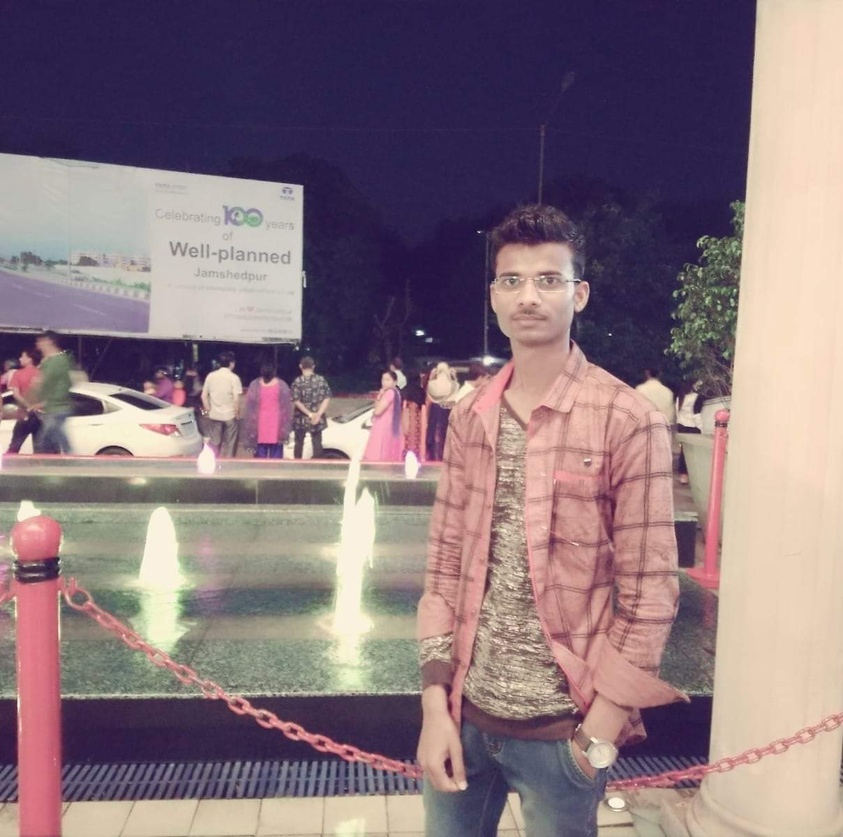
#> input picture Face Detection/Ashish.jpg, 843 x 837 px, shrunk from 1208 x 1200 before the run
$ python 'Face and eye detection.py'
#> lines starting #> are read from the running program, lines starting #| are printed output that depends on the picture; after the words box and inside, x2 and y2 are one past the last pixel; in counts of white or black regions, pixels touching at a corner belong together
#!/usr/bin/env python
# coding: utf-8

# In[1]:


# import the required library for the process
import numpy as np
import cv2


# In[12]:


#load the image into classify face variable using the function name CascadeClassifier

classify_face = cv2.CascadeClassifier('haarcascade_frontalface_default.xml')
classify_eye = cv2.CascadeClassifier ('haarcascade_eye.xml')
# load input image
imagedata_original = cv2.imread('Ashish.jpg')
#> imagedata_original is the input picture: shape (837, 843, 3); mean B, G, R 125.3, 117.8, 137.3
cv2.imshow ('Origianl Image Result ', imagedata_original)
cv2.waitKey(0)

# convert the load image into grayscale image for better identification of face
grayscale_img = cv2.cvtColor(imagedata_original, cv2.COLOR_BGR2GRAY)
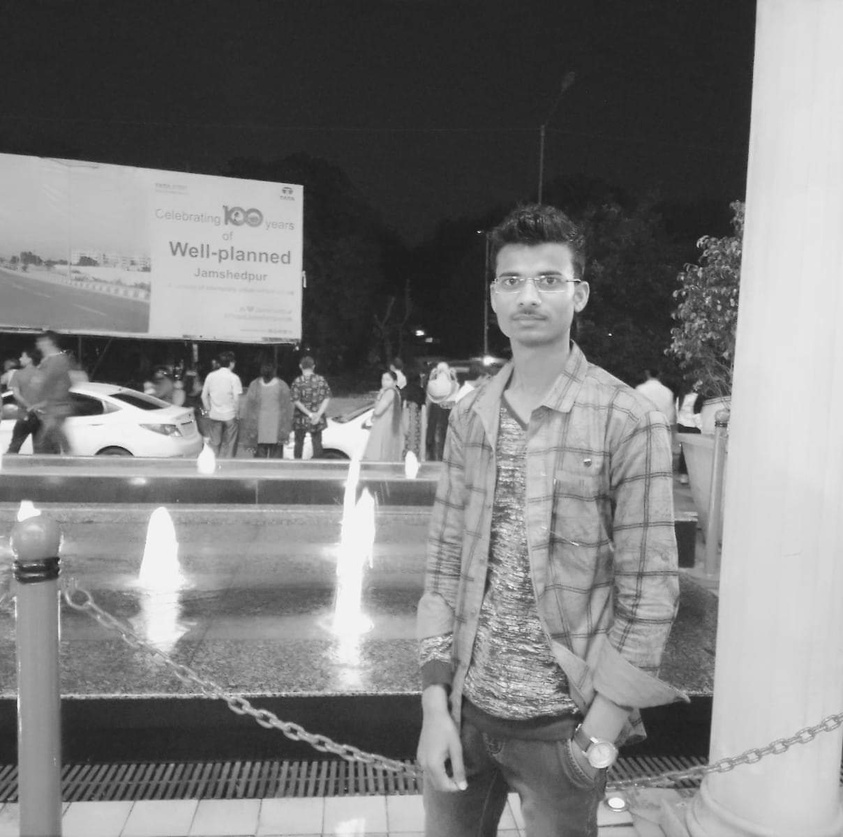
#> grayscale_img: shape (837, 843); min 22, max 252, mean 124.4
cv2.imshow ('Gray Scale image Results ', grayscale_img)
cv2.waitKey(0)

# Region of intrest detected the face ,stored as tuple of the left coordinate and bottom right coordinate
face_roi = classify_face.detectMultiScale(grayscale_img ,1.3,2)
#> face_roi = [[604, 510, 50, 50], [548, 522, 58, 58], [478, 241, 103, 103]]


#check the face is detected or not
if face_roi is ():
    print("Face are not Detected , please provide another image .")


# iterate through face and draw a rectangle over each face
for (x,y,w,h) in face_roi:
    cv2.rectangle(imagedata_original,(x,y),(x+w,y+h),(127,0,255),2)
    cv2.imshow ('Face Detection Results ', imagedata_original)
    cv2.waitKey(0)
    gray_crop = grayscale_img[y:y+h,x:x+w]
    color_crop = imagedata_original[y:y+h,x:x+w]
    eyes = classify_eye.detectMultiScale(gray_crop)
    for (ex,ey,ew,eh) in eyes:
        cv2.rectangle(color_crop,(ex,ey),(ex+ew,ey+eh),(127,255,255),2)
        cv2.imshow ('Face with eye ', imagedata_original)
        cv2.imwrite("Ashish.jpg",imagedata_original)
        cv2.waitKey(0)
#> this loop made 3 passes
#> (x, y, w, h, eyes) on pass 3: (478, 241, 103, 103, [[20, 26, 27, 27], [54, 23, 32, 32]])
#> pass 1, `gray_crop = grayscale_img[y:y+h,x:x+w]`:
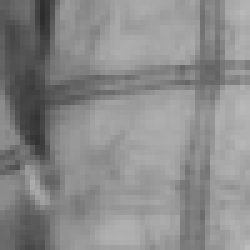
#> gray_crop: shape (50, 50) (shown 5 times larger); min 44, max 187, mean 138.2
#> pass 1, `color_crop = imagedata_original[y:y+h,x:x+w]`:
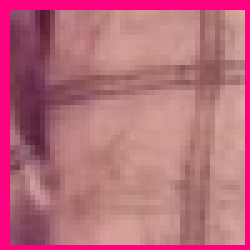
#> color_crop: shape (50, 50, 3) (shown 5 times larger); mean B, G, R 123.4, 108.5, 184.9
#> pass 2, `cv2.imshow ('Face Detection Results ', imagedata_original)`:
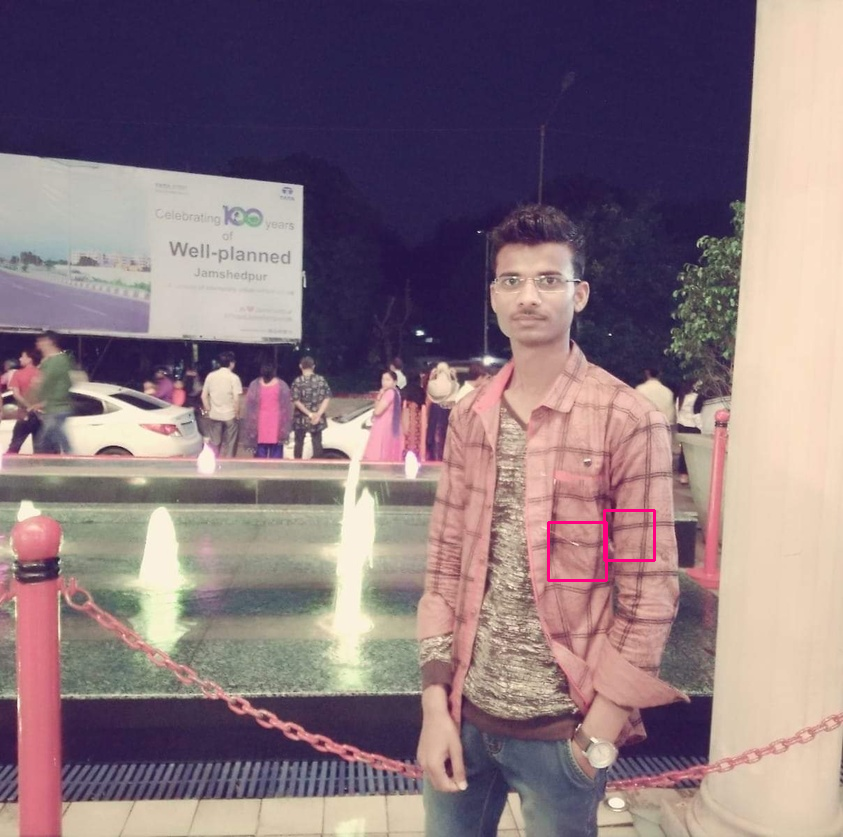
#> window 'Face Detection Results ': shape (837, 843, 3); mean B, G, R 125.4, 117.6, 137.4
#> after the loop:
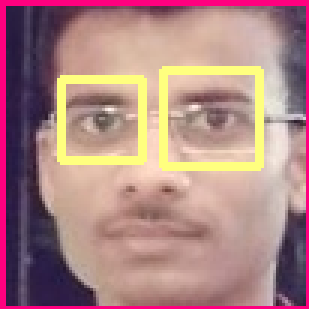
#> color_crop: shape (103, 103, 3) (shown 3 times larger); mean B, G, R 132, 133.5, 173.8
#> after the loop:
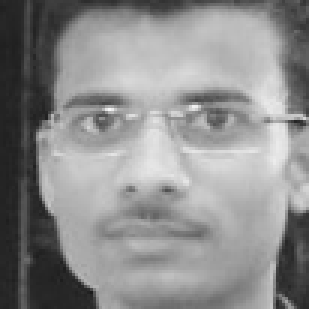
#> gray_crop: shape (103, 103) (shown 3 times larger); min 26, max 247, mean 141
#> after the loop:
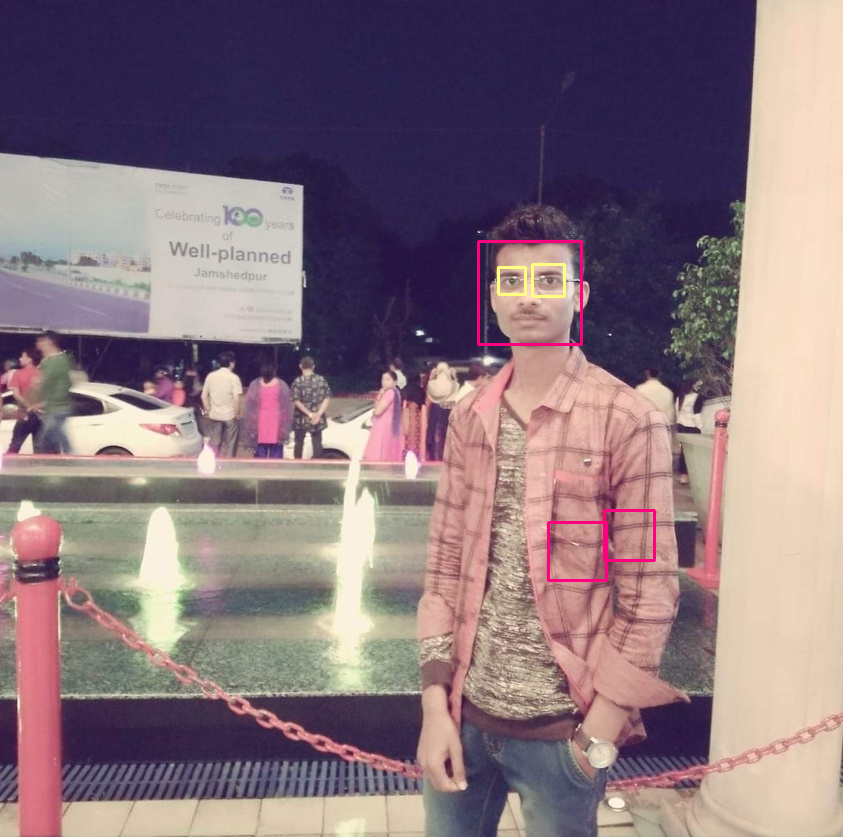
#> imagedata_original: shape (837, 843, 3); 0.45% of pixels changed, all inside (x1, y1, x2, y2) = (477, 240, 656, 582)
cv2.destroyAllWindows()
